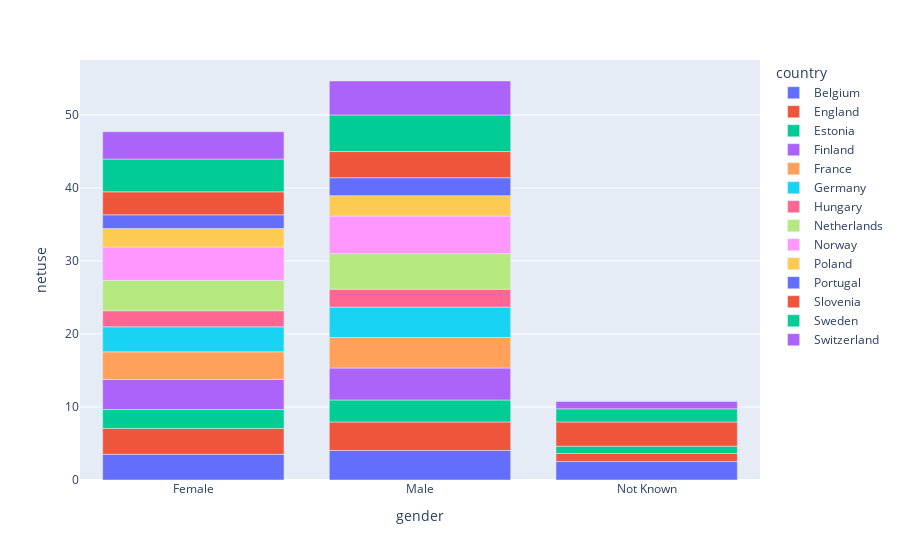
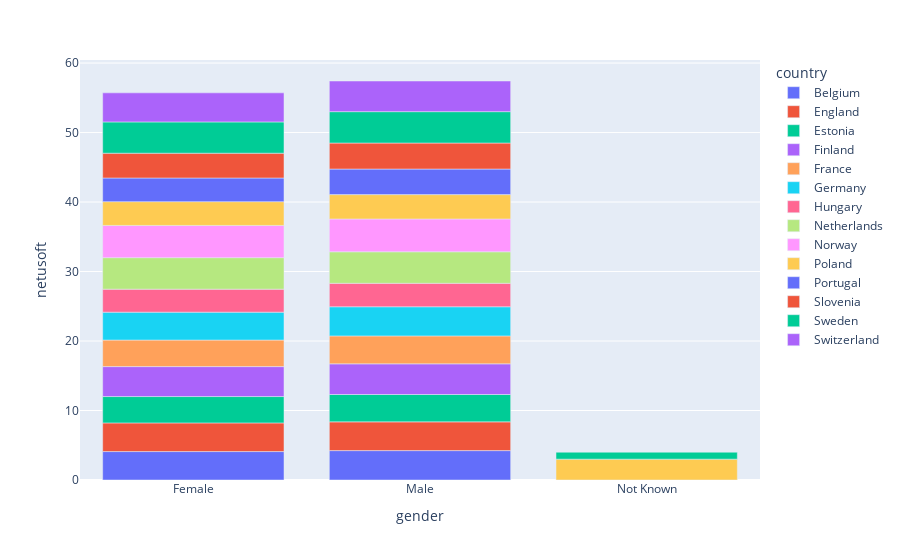

The notebook cell saved with these charts, in order:
### Markdown cell above
### Internet Usage

Let's understand internet usage across various demographies and age groups.

### Code cell
# lets see net use stats in different European countries
t = pd.DataFrame(df.groupby(['country', 'gender']).
                 agg({'netuse':'mean','netusoft': 'mean'})).reset_index()
viz = visualisation(t)
viz.bar_plot(x = 'gender', y = 'netuse',  color = 'country')
viz.bar_plot(x = 'gender', y = 'netusoft', color = 'country')

### Figure 1 — Plotly figure (JSON) as saved in the notebook; plotly's stock layout.template omitted (floating-point values rounded to 4 significant figures)
{"data": [{"alignmentgroup": "True", "hovertemplate": "country=Belgium<br>gender=%{x}<br>netuse=%{y}<extra></extra>", "legendgroup": "Belgium", "marker": {"color": "#636efa"}, "name": "Belgium", "offsetgroup": "Belgium", "orientation": "v", "showlegend": true, "textposition": "auto", "type": "bar", "x": ["Female", "Male", "Not Known"], "xaxis": "x", "y": [3.525, 4.045, 2.536], "yaxis": "y"}, {"alignmentgroup": "True", "hovertemplate": "country=England<br>gender=%{x}<br>netuse=%{y}<extra></extra>", "legendgroup": "England", "marker": {"color": "#EF553B"}, "name": "England", "offsetgroup": "England", "orientation": "v", "showlegend": true, "textposition": "auto", "type": "bar", "x": ["Female", "Male", "Not Known"], "xaxis": "x", "y": [3.543, 3.904, 1.1], "yaxis": "y"}, {"alignmentgroup": "True", "hovertemplate": "country=Estonia<br>gender=%{x}<br>netuse=%{y}<extra></extra>", "legendgroup": "Estonia", "marker": {"color": "#00cc96"}, "name": "Estonia", "offsetgroup": "Estonia", "orientation": "v", "showlegend": true, "textposition": "auto", "type": "bar", "x": ["Female", "Male", "Not Known"], "xaxis": "x", "y": [2.578, 3.012, 1], "yaxis": "y"}, {"alignmentgroup": "True", "hovertemplate": "country=Finland<br>gender=%{x}<br>netuse=%{y}<extra></extra>", "legendgroup": "Finland", "marker": {"color": "#ab63fa"}, "name": "Finland", "offsetgroup": "Finland", "orientation": "v", "showlegend": true, "textposition": "auto", "type": "bar", "x": ["Female", "Male"], "xaxis": "x", "y": [4.134, 4.376], "yaxis": "y"}, {"alignmentgroup": "True", "hovertemplate": "country=France<br>gender=%{x}<br>netuse=%{y}<extra></extra>", "legendgroup": "France", "marker": {"color": "#FFA15A"}, "name": "France", "offsetgroup": "France", "orientation": "v", "showlegend": true, "textposition": "auto", "type": "bar", "x": ["Female", "Male"], "xaxis": "x", "y": [3.773, 4.184], "yaxis": "y"}, {"alignmentgroup": "True", "hovertemplate": "country=Germany<br>gender=%{x}<br>netuse=%{y}<extra></extra>", "legendgroup": "Germany", "marker": {"color": "#19d3f3"}, "name": "Germany", "offsetgroup": "Germany", "orientation": "v", "showlegend": true, "textposition": "auto", "type": "bar", "x": ["Female", "Male"], "xaxis": "x", "y": [3.432, 4.163], "yaxis": "y"}, {"alignmentgroup": "True", "hovertemplate": "country=Hungary<br>gender=%{x}<br>netuse=%{y}<extra></extra>", "legendgroup": "Hungary", "marker": {"color": "#FF6692"}, "name": "Hungary", "offsetgroup": "Hungary", "orientation": "v", "showlegend": true, "textposition": "auto", "type": "bar", "x": ["Female", "Male"], "xaxis": "x", "y": [2.192, 2.437], "yaxis": "y"}, {"alignmentgroup": "True", "hovertemplate": "country=Netherlands<br>gender=%{x}<br>netuse=%{y}<extra></extra>", "legendgroup": "Netherlands", "marker": {"color": "#B6E880"}, "name": "Netherlands", "offsetgroup": "Netherlands", "orientation": "v", "showlegend": true, "textposition": "auto", "type": "bar", "x": ["Female", "Male"], "xaxis": "x", "y": [4.167, 4.878], "yaxis": "y"}, {"alignmentgroup": "True", "hovertemplate": "country=Norway<br>gender=%{x}<br>netuse=%{y}<extra></extra>", "legendgroup": "Norway", "marker": {"color": "#FF97FF"}, "name": "Norway", "offsetgroup": "Norway", "orientation": "v", "showlegend": true, "textposition": "auto", "type": "bar", "x": ["Female", "Male"], "xaxis": "x", "y": [4.567, 5.156], "yaxis": "y"}, {"alignmentgroup": "True", "hovertemplate": "country=Poland<br>gender=%{x}<br>netuse=%{y}<extra></extra>", "legendgroup": "Poland", "marker": {"color": "#FECB52"}, "name": "Poland", "offsetgroup": "Poland", "orientation": "v", "showlegend": true, "textposition": "auto", "type": "bar", "x": ["Female", "Male", "Not Known"], "xaxis": "x", "y": [2.523, 2.785, null], "yaxis": "y"}, {"alignmentgroup": "True", "hovertemplate": "country=Portugal<br>gender=%{x}<br>netuse=%{y}<extra></extra>", "legendgroup": "Portugal", "marker": {"color": "#636efa"}, "name": "Portugal", "offsetgroup": "Portugal", "orientation": "v", "showlegend": true, "textposition": "auto", "type": "bar", "x": ["Female", "Male"], "xaxis": "x", "y": [1.886, 2.461], "yaxis": "y"}, {"alignmentgroup": "True", "hovertemplate": "country=Slovenia<br>gender=%{x}<br>netuse=%{y}<extra></extra>", "legendgroup": "Slovenia", "marker": {"color": "#EF553B"}, "name": "Slovenia", "offsetgroup": "Slovenia", "orientation": "v", "showlegend": true, "textposition": "auto", "type": "bar", "x": ["Female", "Male", "Not Known"], "xaxis": "x", "y": [3.152, 3.589, 3.314], "yaxis": "y"}, {"alignmentgroup": "True", "hovertemplate": "country=Sweden<br>gender=%{x}<br>netuse=%{y}<extra></extra>", "legendgroup": "Sweden", "marker": {"color": "#00cc96"}, "name": "Sweden", "offsetgroup": "Sweden", "orientation": "v", "showlegend": true, "textposition": "auto", "type": "bar", "x": ["Female", "Male", "Not Known"], "xaxis": "x", "y": [4.487, 5.005, 1.8], "yaxis": "y"}, {"alignmentgroup": "True", "hovertemplate": "country=Switzerland<br>gender=%{x}<br>netuse=%{y}<extra></extra>", "legendgroup": "Switzerland", "marker": {"color": "#ab63fa"}, "name": "Switzerland", "offsetgroup": "Switzerland", "orientation": "v", "showlegend": true, "textposition": "auto", "type": "bar", "x": ["Female", "Male", "Not Known"], "xaxis": "x", "y": [3.745, 4.653, 1], "yaxis": "y"}], "layout": {"autosize": true, "barmode": "relative", "legend": {"title": {"text": "country"}, "tracegroupgap": 0}, "margin": {"t": 60}, "xaxis": {"anchor": "y", "autorange": true, "domain": [0, 1], "range": [-0.5, 2.5], "title": {"text": "gender"}, "type": "category"}, "yaxis": {"anchor": "x", "autorange": true, "domain": [0, 1], "range": [0, 57.52], "title": {"text": "netuse"}, "type": "linear"}}}

### Figure 2 — Plotly figure (JSON) as saved in the notebook; plotly's stock layout.template omitted (floating-point values rounded to 4 significant figures)
{"data": [{"alignmentgroup": "True", "hovertemplate": "country=Belgium<br>gender=%{x}<br>netusoft=%{y}<extra></extra>", "legendgroup": "Belgium", "marker": {"color": "#636efa"}, "name": "Belgium", "offsetgroup": "Belgium", "orientation": "v", "showlegend": true, "textposition": "auto", "type": "bar", "x": ["Female", "Male", "Not Known"], "xaxis": "x", "y": [4.092, 4.23, null], "yaxis": "y"}, {"alignmentgroup": "True", "hovertemplate": "country=England<br>gender=%{x}<br>netusoft=%{y}<extra></extra>", "legendgroup": "England", "marker": {"color": "#EF553B"}, "name": "England", "offsetgroup": "England", "orientation": "v", "showlegend": true, "textposition": "auto", "type": "bar", "x": ["Female", "Male", "Not Known"], "xaxis": "x", "y": [4.124, 4.135, null], "yaxis": "y"}, {"alignmentgroup": "True", "hovertemplate": "country=Estonia<br>gender=%{x}<br>netusoft=%{y}<extra></extra>", "legendgroup": "Estonia", "marker": {"color": "#00cc96"}, "name": "Estonia", "offsetgroup": "Estonia", "orientation": "v", "showlegend": true, "textposition": "auto", "type": "bar", "x": ["Female", "Male", "Not Known"], "xaxis": "x", "y": [3.792, 3.937, null], "yaxis": "y"}, {"alignmentgroup": "True", "hovertemplate": "country=Finland<br>gender=%{x}<br>netusoft=%{y}<extra></extra>", "legendgroup": "Finland", "marker": {"color": "#ab63fa"}, "name": "Finland", "offsetgroup": "Finland", "orientation": "v", "showlegend": true, "textposition": "auto", "type": "bar", "x": ["Female", "Male"], "xaxis": "x", "y": [4.311, 4.413], "yaxis": "y"}, {"alignmentgroup": "True", "hovertemplate": "country=France<br>gender=%{x}<br>netusoft=%{y}<extra></extra>", "legendgroup": "France", "marker": {"color": "#FFA15A"}, "name": "France", "offsetgroup": "France", "orientation": "v", "showlegend": true, "textposition": "auto", "type": "bar", "x": ["Female", "Male"], "xaxis": "x", "y": [3.82, 4.02], "yaxis": "y"}, {"alignmentgroup": "True", "hovertemplate": "country=Germany<br>gender=%{x}<br>netusoft=%{y}<extra></extra>", "legendgroup": "Germany", "marker": {"color": "#19d3f3"}, "name": "Germany", "offsetgroup": "Germany", "orientation": "v", "showlegend": true, "textposition": "auto", "type": "bar", "x": ["Female", "Male"], "xaxis": "x", "y": [4.014, 4.196], "yaxis": "y"}, {"alignmentgroup": "True", "hovertemplate": "country=Hungary<br>gender=%{x}<br>netusoft=%{y}<extra></extra>", "legendgroup": "Hungary", "marker": {"color": "#FF6692"}, "name": "Hungary", "offsetgroup": "Hungary", "orientation": "v", "showlegend": true, "textposition": "auto", "type": "bar", "x": ["Female", "Male"], "xaxis": "x", "y": [3.31, 3.376], "yaxis": "y"}, {"alignmentgroup": "True", "hovertemplate": "country=Netherlands<br>gender=%{x}<br>netusoft=%{y}<extra></extra>", "legendgroup": "Netherlands", "marker": {"color": "#B6E880"}, "name": "Netherlands", "offsetgroup": "Netherlands", "orientation": "v", "showlegend": true, "textposition": "auto", "type": "bar", "x": ["Female", "Male"], "xaxis": "x", "y": [4.533, 4.534], "yaxis": "y"}, {"alignmentgroup": "True", "hovertemplate": "country=Norway<br>gender=%{x}<br>netusoft=%{y}<extra></extra>", "legendgroup": "Norway", "marker": {"color": "#FF97FF"}, "name": "Norway", "offsetgroup": "Norway", "orientation": "v", "showlegend": true, "textposition": "auto", "type": "bar", "x": ["Female", "Male"], "xaxis": "x", "y": [4.642, 4.722], "yaxis": "y"}, {"alignmentgroup": "True", "hovertemplate": "country=Poland<br>gender=%{x}<br>netusoft=%{y}<extra></extra>", "legendgroup": "Poland", "marker": {"color": "#FECB52"}, "name": "Poland", "offsetgroup": "Poland", "orientation": "v", "showlegend": true, "textposition": "auto", "type": "bar", "x": ["Female", "Male", "Not Known"], "xaxis": "x", "y": [3.416, 3.506, 3], "yaxis": "y"}, {"alignmentgroup": "True", "hovertemplate": "country=Portugal<br>gender=%{x}<br>netusoft=%{y}<extra></extra>", "legendgroup": "Portugal", "marker": {"color": "#636efa"}, "name": "Portugal", "offsetgroup": "Portugal", "orientation": "v", "showlegend": true, "textposition": "auto", "type": "bar", "x": ["Female", "Male"], "xaxis": "x", "y": [3.408, 3.68], "yaxis": "y"}, {"alignmentgroup": "True", "hovertemplate": "country=Slovenia<br>gender=%{x}<br>netusoft=%{y}<extra></extra>", "legendgroup": "Slovenia", "marker": {"color": "#EF553B"}, "name": "Slovenia", "offsetgroup": "Slovenia", "orientation": "v", "showlegend": true, "textposition": "auto", "type": "bar", "x": ["Female", "Male", "Not Known"], "xaxis": "x", "y": [3.567, 3.743, null], "yaxis": "y"}, {"alignmentgroup": "True", "hovertemplate": "country=Sweden<br>gender=%{x}<br>netusoft=%{y}<extra></extra>", "legendgroup": "Sweden", "marker": {"color": "#00cc96"}, "name": "Sweden", "offsetgroup": "Sweden", "orientation": "v", "showlegend": true, "textposition": "auto", "type": "bar", "x": ["Female", "Male", "Not Known"], "xaxis": "x", "y": [4.499, 4.514, 1], "yaxis": "y"}, {"alignmentgroup": "True", "hovertemplate": "country=Switzerland<br>gender=%{x}<br>netusoft=%{y}<extra></extra>", "legendgroup": "Switzerland", "marker": {"color": "#ab63fa"}, "name": "Switzerland", "offsetgroup": "Switzerland", "orientation": "v", "showlegend": true, "textposition": "auto", "type": "bar", "x": ["Female", "Male", "Not Known"], "xaxis": "x", "y": [4.186, 4.411, null], "yaxis": "y"}], "layout": {"autosize": true, "barmode": "relative", "legend": {"title": {"text": "country"}, "tracegroupgap": 0}, "margin": {"t": 60}, "xaxis": {"anchor": "y", "autorange": true, "domain": [0, 1], "range": [-0.5, 2.5], "title": {"text": "gender"}, "type": "category"}, "yaxis": {"anchor": "x", "autorange": true, "domain": [0, 1], "range": [0, 60.44], "title": {"text": "netusoft"}, "type": "linear"}}}
